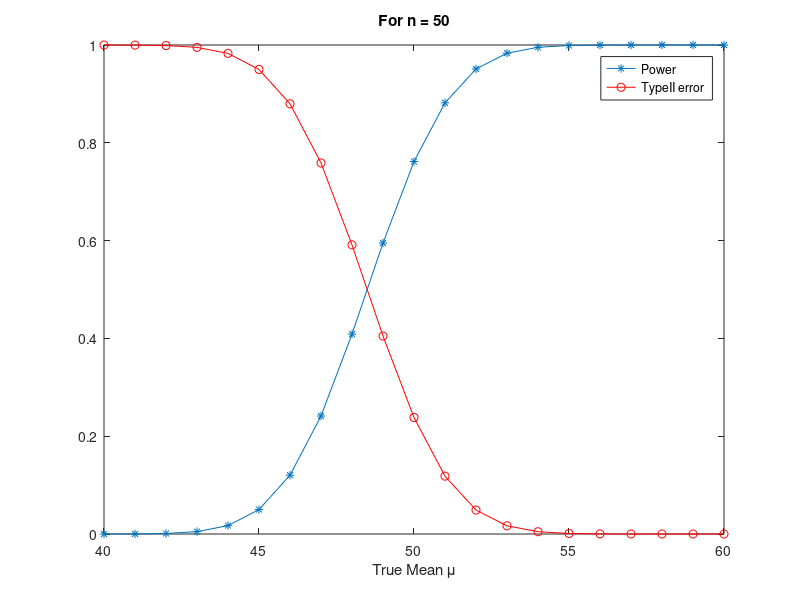
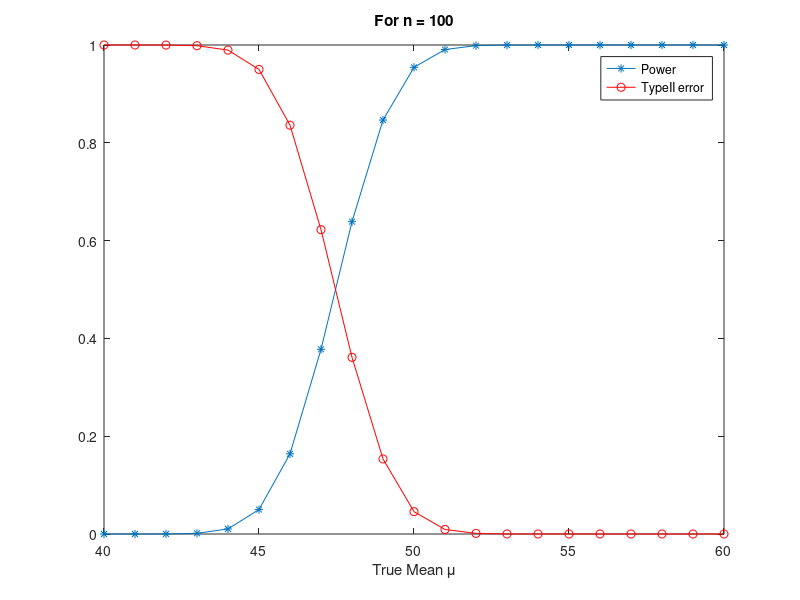
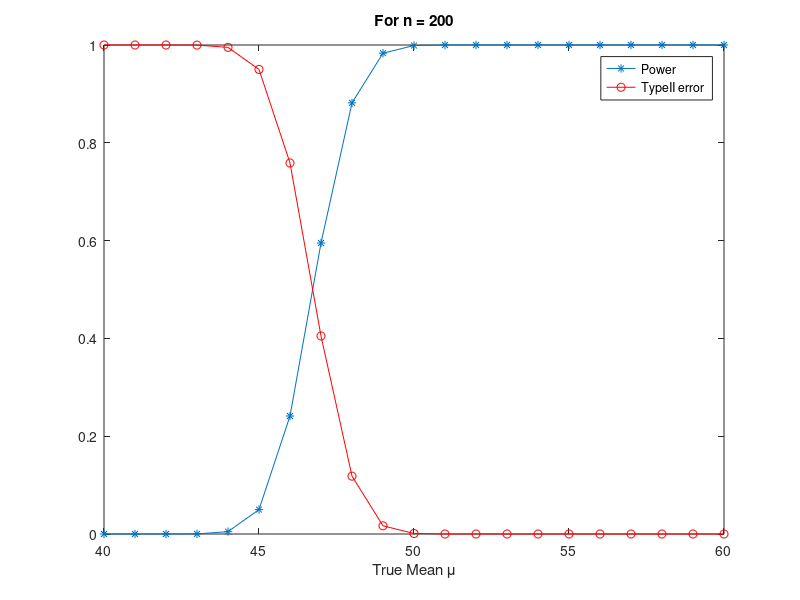

Source code (MATLAB) for these figures, in order:
for n=[50, 100, 200];
    % Get several values for the mean under the alternative
    mualt = 40:60;
    % Note the critical value:
    cv = 1.645;
    % Note the standard deviation for x-bar:
    sig = 15/sqrt(n);
    % It's easier to use the unstandardized version, 
    % so convert:
    ct = cv*sig + 45;

    % Get a vector of ct values that is 
    % the same size as mualt.
    ctv = ct*ones(size(mualt));
    % Now get the probabilities to the left of this value.
    % These are the probabilities of the Type II error.
    beta = normcdf(ctv,mualt,sig);

    % To get the power: 1-beta
    pow = 1 - beta;

    % Plot both Power and Type II error
    figure;
    plot(mualt,pow,'*-',mualt,beta,'ro-')
    xlabel('True Mean \mu')
    legend('Power','TypeII error')
    title(sprintf('For n = %d\n',n));
end
